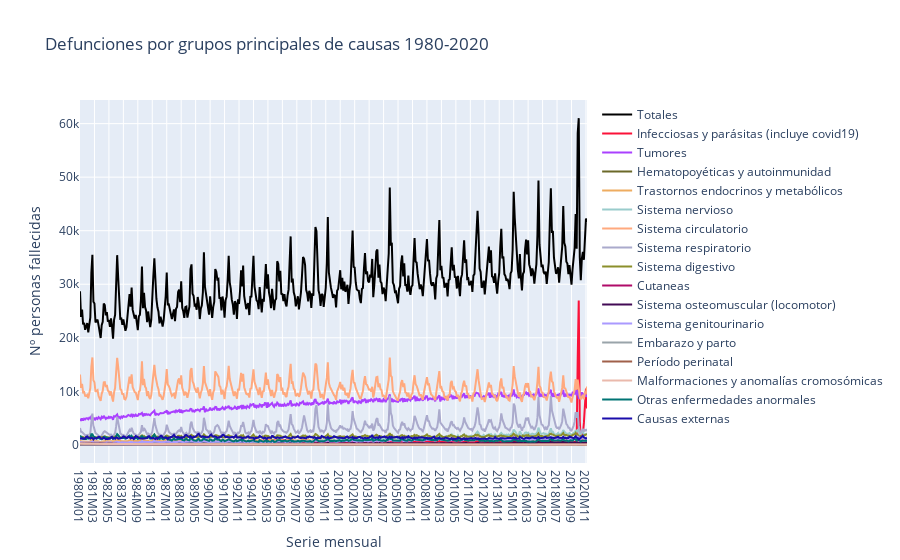

Notebook source saved alongside this figure:
### Code cell
totales = go.Scatter(x = df2["Serie mensual"] , y= df2["001-102  I-XXII.Todas las causas"] , name = 'Totales' , mode= 'lines' , marker= dict(color= '#000000'))
I = go.Scatter(x = df2["Serie mensual"] , y= df2["001-008  I.Enfermedades infecciosas y parasitarias"] , name = 'Infecciosas y parásitas (incluye covid19)' , mode= 'lines' , marker= dict(color= '#fb1239'))
II = go.Scatter(x = df2["Serie mensual"] , y= df2["009-041  II.Tumores"] , name = 'Tumores' , mode= 'lines' , marker= dict(color= '#aa40ff'))
III = go.Scatter(x = df2["Serie mensual"] , y= df2["042-043  III.Enfermedades de la sangre y de los órganos hematopoyéticos, y ciertos trastornos que afectan al mecanismo de la inmunidad"] , name = 'Hematopoyéticas y autoinmunidad' , mode= 'lines' , marker= dict(color= '#6b6929'))
IV = go.Scatter(x = df2["Serie mensual"] , y= df2["044-045  IV.Enfermedades endocrinas, nutricionales y metabólicas"] , name = 'Trastornos endocrinos y metabólicos' , mode= 'lines' , marker= dict(color= '#eeac60'))
V = go.Scatter(x = df2["Serie mensual"] , y= df2["046-049  V.Trastornos mentales y del comportamiento"] , name = 'Trastornos mentales' , mode= 'lines' , marker= dict(color= '#f0851b'))
VI_VIII = go.Scatter(x = df2["Serie mensual"] , y= df2["050-052  VI-VIII.Enfermedades del sistema nervioso y de los órganos de los sentidos"] , name = 'Sistema nervioso' , mode= 'lines' , marker= dict(color= '#99cccc'))
IX = go.Scatter(x = df2["Serie mensual"] , y= df2["053-061 IX.Enfermedades del sistema circulatorio"] , name = 'Sistema circulatorio' , mode= 'lines' , marker= dict(color= '#ffa97e'))
X = go.Scatter(x = df2["Serie mensual"] , y= df2["062-067  X.Enfermedades del sistema respiratorio"] , name = 'Sistema respiratorio' , mode= 'lines' , marker= dict(color= '#aaaacc'))
XI = go.Scatter(x = df2["Serie mensual"] , y= df2["068-072  XI.Enfermedades del sistema digestivo"] , name = 'Sistema digestivo' , mode= 'lines' , marker= dict(color= '#8b8f2b'))
XII = go.Scatter(x = df2["Serie mensual"] , y= df2["073  XII.Enfermedades de la piel y del tejido subcutáneo"] , name = 'Cutaneas' , mode= 'lines' , marker= dict(color= '#b00b69'))
XIII = go.Scatter(x = df2["Serie mensual"] , y= df2["074-076  XIII.Enfermedades del sistema osteomuscular y del tejido conjuntivo"] , name = 'Sistema osteomuscular (locomotor)' , mode= 'lines' , marker= dict(color= '#420a55'))
XIV = go.Scatter(x = df2["Serie mensual"] , y= df2["077-080  XIV.Enfermedades del sistema genitourinario"] , name = 'Sistema genitourinario' , mode= 'lines' , marker= dict(color= '#aa99ff'))
XV = go.Scatter(x = df2["Serie mensual"] , y= df2["081  XV.Embarazo, parto y puerperio"] , name = 'Embarazo y parto' , mode= 'lines' , marker= dict(color= '#99a4aa'))
XVI = go.Scatter(x = df2["Serie mensual"] , y= df2["082  XVI.Afecciones originadas en el periodo perinatal"] , name = 'Período perinatal' , mode= 'lines' , marker= dict(color= '#a0604a'))
XVII = go.Scatter(x = df2["Serie mensual"] , y= df2["083-085  XVII.Malformaciones congénitas, deformidades y anomalías cromosómicas"] , name = 'Malformaciones y anomalías cromosómicas' , mode= 'lines' , marker= dict(color= '#eab9ac'))
XVIII = go.Scatter(x = df2["Serie mensual"] , y= df2["086-089  XVIII.Síntomas, signos y hallazgos anormales clínicos y de laboratorio, no clasificados en otra parte"] , name = 'Otras enfermedades anormales' , mode= 'lines' , marker= dict(color= '#007474'))
XX = go.Scatter(x = df2["Serie mensual"] , y= df2["090-102  XX.Causas externas de mortalidad"] , name = 'Causas externas' , mode= 'lines' , marker= dict(color= '#1a0dab'))

defunciones = [totales , I, II, III, IV , VI_VIII , IX , X , XI , XII , XIII , XIV , XV , XVI , XVII , XVIII , XX]

layout = dict(title = "Defunciones por grupos principales de causas 1980-2020" , xaxis= dict(title= 'Serie mensual' , ticklen= 123) , yaxis = dict(title= 'Nº personas fallecidas' , ticklen= 123))

fallecimientos = go.Figure(data= defunciones , layout=layout)

iplot(fallecimientos)

### Figure 1 — Plotly figure (JSON) as saved in the notebook; plotly's stock layout.template omitted (floating-point values rounded to 4 significant figures; data arrays with more than 128 entries replaced by an {"elided": "..."} marker saying what was removed)
{"data": [{"marker": {"color": "#000000"}, "mode": "lines", "name": "Totales", "type": "scatter", "x": {"elided": "492 str values"}, "y": {"elided": "492 int values"}}, {"marker": {"color": "#fb1239"}, "mode": "lines", "name": "Infecciosas y parásitas (incluye covid19)", "type": "scatter", "x": {"elided": "492 str values"}, "y": {"elided": "492 int values"}}, {"marker": {"color": "#aa40ff"}, "mode": "lines", "name": "Tumores", "type": "scatter", "x": {"elided": "492 str values"}, "y": {"elided": "492 int values"}}, {"marker": {"color": "#6b6929"}, "mode": "lines", "name": "Hematopoyéticas y autoinmunidad", "type": "scatter", "x": {"elided": "492 str values"}, "y": {"elided": "492 int values"}}, {"marker": {"color": "#eeac60"}, "mode": "lines", "name": "Trastornos endocrinos y metabólicos", "type": "scatter", "x": {"elided": "492 str values"}, "y": {"elided": "492 int values"}}, {"marker": {"color": "#99cccc"}, "mode": "lines", "name": "Sistema nervioso", "type": "scatter", "x": {"elided": "492 str values"}, "y": {"elided": "492 int values"}}, {"marker": {"color": "#ffa97e"}, "mode": "lines", "name": "Sistema circulatorio", "type": "scatter", "x": {"elided": "492 str values"}, "y": {"elided": "492 int values"}}, {"marker": {"color": "#aaaacc"}, "mode": "lines", "name": "Sistema respiratorio", "type": "scatter", "x": {"elided": "492 str values"}, "y": {"elided": "492 int values"}}, {"marker": {"color": "#8b8f2b"}, "mode": "lines", "name": "Sistema digestivo", "type": "scatter", "x": {"elided": "492 str values"}, "y": {"elided": "492 int values"}}, {"marker": {"color": "#b00b69"}, "mode": "lines", "name": "Cutaneas", "type": "scatter", "x": {"elided": "492 str values"}, "y": {"elided": "492 int values"}}, {"marker": {"color": "#420a55"}, "mode": "lines", "name": "Sistema osteomuscular (locomotor)", "type": "scatter", "x": {"elided": "492 str values"}, "y": {"elided": "492 int values"}}, {"marker": {"color": "#aa99ff"}, "mode": "lines", "name": "Sistema genitourinario", "type": "scatter", "x": {"elided": "492 str values"}, "y": {"elided": "492 int values"}}, {"marker": {"color": "#99a4aa"}, "mode": "lines", "name": "Embarazo y parto", "type": "scatter", "x": {"elided": "492 str values"}, "y": {"elided": "492 int values"}}, {"marker": {"color": "#a0604a"}, "mode": "lines", "name": "Período perinatal", "type": "scatter", "x": {"elided": "492 str values"}, "y": {"elided": "492 int values"}}, {"marker": {"color": "#eab9ac"}, "mode": "lines", "name": "Malformaciones y anomalías cromosómicas", "type": "scatter", "x": {"elided": "492 str values"}, "y": {"elided": "492 int values"}}, {"marker": {"color": "#007474"}, "mode": "lines", "name": "Otras enfermedades anormales", "type": "scatter", "x": {"elided": "492 str values"}, "y": {"elided": "492 int values"}}, {"marker": {"color": "#1a0dab"}, "mode": "lines", "name": "Causas externas", "type": "scatter", "x": {"elided": "492 str values"}, "y": {"elided": "492 int values"}}], "layout": {"title": {"text": "Defunciones por grupos principales de causas 1980-2020"}, "xaxis": {"ticklen": 123, "title": {"text": "Serie mensual"}}, "yaxis": {"ticklen": 123, "title": {"text": "Nº personas fallecidas"}}}}
